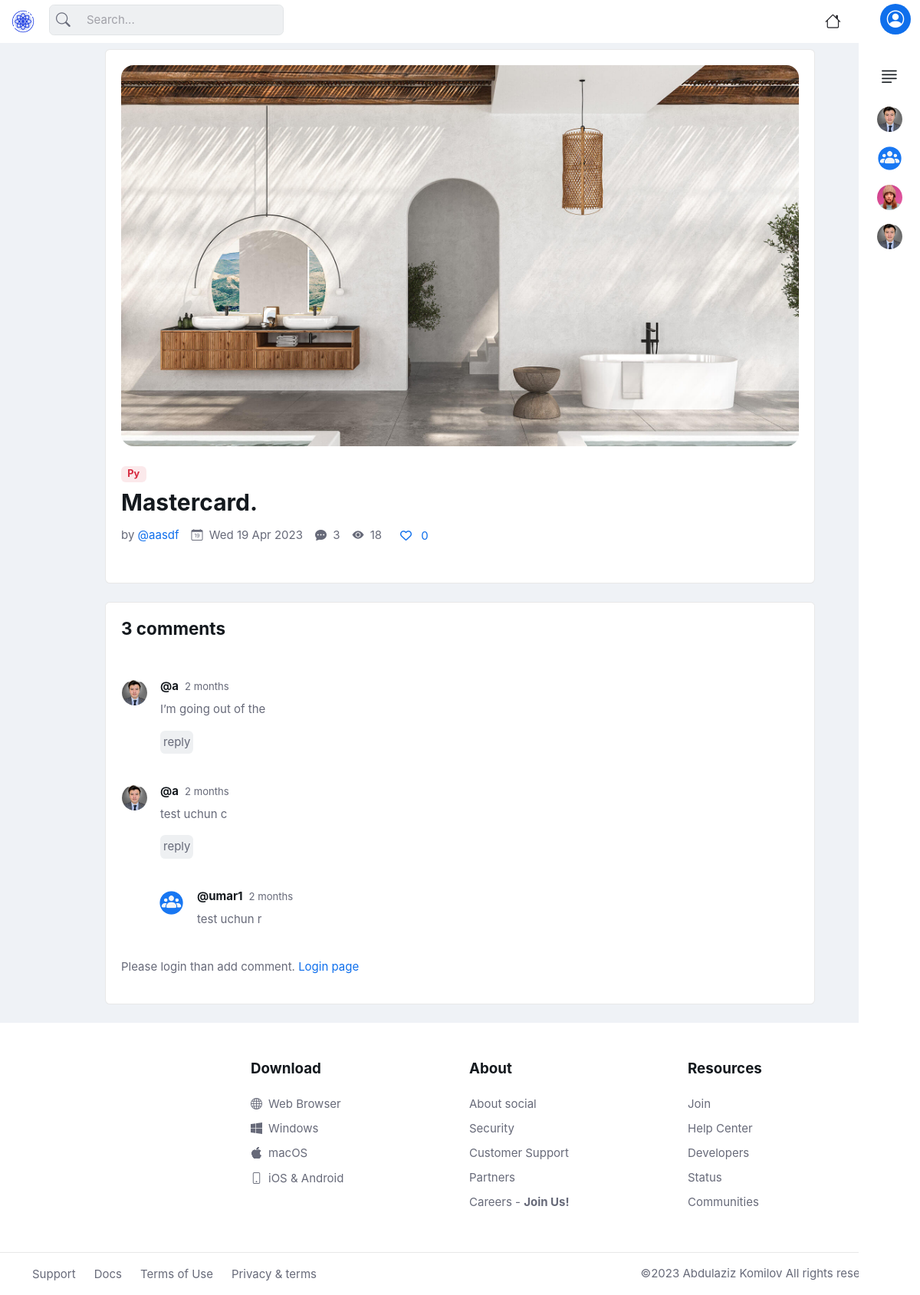
The page /room/1/ on the database its author committed.
### base/models.py (models this page shows, shortened)
class Room(models.Model):
    host = models.ForeignKey(User, on_delete=models.CASCADE)
    topic = models.ForeignKey(Topic, on_delete=models.CASCADE)
    name = models.CharField(max_length=200)
    summary = models.CharField(max_length=300)
    image = models.ImageField(upload_to='room/', blank=True, null=True)
    description = RichTextField(null=True, blank=True)
    participants = models.ManyToManyField(User, related_name='participants', blank=True)
    like = models.ManyToManyField(User, related_name='like', blank=True)
    views = models.IntegerField(default=0)
    updated = models.DateTimeField(auto_now=True)
    created = models.DateTimeField(auto_now_add=True)
    class Meta:
        ordering = ['-created']

class Topic(models.Model):
    name = models.CharField(max_length=200)

class User(AbstractUser):
    username = models.CharField(max_length=255, unique=True)
    email = models.EmailField(max_length=255, blank=True)
    avatar = models.ImageField(null=True, blank=True)
    follower = models.ManyToManyField('User', blank=True)
    USERNAME_FIELD = 'username'
    REQUIRED_FIELDS = []

class Comment(models.Model):
    user = models.ForeignKey(User, on_delete=models.CASCADE)
    room = models.ForeignKey(Room, on_delete=models.CASCADE)
    body = models.TextField(blank=True, null=True)
    parent = models.ForeignKey('self', on_delete=models.CASCADE, null=True, blank=True, related_name='replies')
    updated = models.DateTimeField(auto_now=True)
    created = models.DateTimeField(auto_now_add=True)
    class Meta:
        ordering = ['-updated', '-created']
    @property
    def getReplies(self):
        return Comment.objects.filter(parent=self).reverse()
    @property
    def is_parent(self):
        if self.parent is None:
            return True

### base/views.py (the view)
# urls.py: path('room/<str:pk>/', views.room, name='room'),
def room(request, pk):
    room = get_object_or_404(Room, id=pk)
    comments = room.comment_set.all().order_by('-created')
    comments_count = comments.count()
    participants = room.participants.all()
    if room:
        room.views = room.views + 1
        room.save()
    if request.method == 'POST':
        comment_form = CommentForm(request.POST)
        if comment_form.is_valid():
            body = comment_form.cleaned_data['body']
            try:
                parent = comment_form.cleaned_data['parent']
            except:
                parent=None
        new_comment = Comment(body=body, user=request.user, room=room, parent=parent)
        new_comment.save()
        return redirect('base:room', pk=room.id)
    else:
        comment_form = CommentForm()
    context = {
        'room': room,
        'comment_form': comment_form,
        'comments': comments,
        'comments_count': comments_count,
        'participants': participants,
    }
    return render(request, 'room.html', context)

### base/forms.py
class CommentForm(ModelForm):
    class Meta:
        model = Comment
        fields = ['body','parent']
        widgets = {
            'body' : TextInput(),
        }

### base/views.py (called while the page is built)
def page_name(request):
    url_name = resolve(request.path).url_name
    return {'url_name': url_name}

### templates/room.html (shortened to what this page needs)
{% extends 'base.html' %}
{% load crispy_forms_tags %}
{% block content %}
<div class="container">
    <div class="row g-4">
        <div class="col-lg-10 mx-auto">
            <div class="vstack gap-4">
                <div class="card card-body">
                    {% if room.image %}
                    <div class="card-image">
                        <div class="overflow-hidden w-100">
                            <div class="card-image card-img-top overflow-hidden">
                                <img class="rounded-4" src="{{room.image.url}}" alt="">
                            </div>
                        </div>
                    </div>
                    {% endif %}
                    <div class="mt-4">
                        <a href="#"
                            class="badge bg-danger bg-opacity-10 text-danger mb-2 fw-bold">{{room.topic.name|title}}</a>
                        <h1 class="mb-2 h2">{{room.name|title}}.</h1>
                        <ul class="nav nav-stack gap-3 align-items-center">
                            <li class="nav-item">
                                <div class="nav-link">
                                    by <a href="{% url 'base:user_profile' room.host.id %}"
                                        class="text-primary btn-link">@{{room.host}}</a>
                                </div>
                            </li>
                            <li class="nav-item"> <i class="bi bi-calendar-date pe-1"></i>
                                {{room.created|date:"D d M Y"}}
                            </li>
                            <li class="nav-item"> <i class="bi bi-chat-dots-fill pe-1"></i>
                                {{comments_count}}
                            </li>
                            <li class="nav-item"> <i class="bi bi-eye-fill pe-1"></i>
                                {{room.views}}
                            </li>
                            <li class="nav-item">
                                <a class="" href="{% url 'base:like_room' room.id %}">
                                    <span class="p-0">
                                        <i
                                            class="fa-{% if request.user in room.like.all %}solid{% else %}regular{% endif %} fa-heart cursor-pointer p-2"></i>
                                    </span> {{room.like.all.count}}
                                </a>
                            </li>
                        </ul>
                    </div>
                </div>
                <div class="card">
                    <div class="card-header pb-0 border-0">
                        <h4>{{comments_count}} comments</h4>
                    </div>
                    <div class="card-body">
                        {% for comment in comments %}
                        {% if comment.is_parent %}
                        <div class="my-4 d-flex">
                            {% if comment.user.avatar %}
                            <div class="avatar avatar-xs me-3">
                                <a href="{% url 'base:user_profile' comment.user.id %}">
                                    <img class="avatar-img rounded-circle border border-white"
                                        src="{{comment.user.avatar.url}}" alt="">
                                </a>
                            </div>
                            {% endif %}
                            <div>
                                <div class="mb-2 d-sm-flex">
                                    <h6 class="m-0 me-2">
                                        <a href="{% url 'base:user_profile' comment.user.id %}">
                                            @{{comment.user}}
                                        </a>
                                    </h6>
                                    <span class="me-3 small">{{comment.created|timesince}} </span>
                                </div>
                                <p>{{comment.body}}</p>
                                <p>
                                    <a class="bg-light rounded-2 p-1 text-body" type="button" data-bs-toggle="collapse"
                                        data-bs-target="#collapseExample{{comment.id}}" aria-expanded="false"
                                        aria-controls="collapseExample">
                                        reply
                                    </a>
                                </p>
                            </div>
                        </div>
                        {% endif %}
                        {% for replies in comment.getReplies %}
                        <div class="my-4 d-flex ps-3 ps-md-5">
                            {% if replies.user.avatar %}
                            <div class="avatar avatar-xs me-3">
                                <a href="{% url 'base:user_profile' replies.user.id %}">
                                    <img class="avatar-img rounded-circle border border-white"
                                        src="{{replies.user.avatar.url}}" alt="">
                                </a>
                            </div>
                            {% endif %}
                            <div>
                                <div class="mb-2 d-sm-flex">
                                    <h6 class="m-0 me-2">
                                        <a href="{% url 'base:user_profile' replies.user.id %}">
                                            @{{replies.user}}
                                        </a>
                                    </h6>
                                    <span class="me-3 small">{{replies.created|timesince}} </span>
                                </div>
                                <p>{{replies.body}} </p>
                            </div>
                        </div>
                        {% endfor %}
                        {% endfor %}
                        {% if request.user.is_authenticated %}
                        <hr class="my-4">
                        <div>
                            <h4>Add comment</h4>
                            <form method="post" action="" class="row g-3 mt-2 form-control">
                                {% csrf_token %}
                                <div class="col-12">
                                    <label class="form-label">Your Comment *</label>
                                    {{ comment_form.body|as_crispy_field }}
                                </div>
                                <div class="col-12">
                                    <button type="submit" class="btn btn-primary">Post comment</button>
                                </div>
                            </form>
                        </div>
                        {% else %}
                        <p>Please login than add comment. <a href="{% url 'base:login' %}">Login page</a></p>
                        {% endif %}
                    </div>
                </div>
            </div>
        </div>
        <div class="col-md-2 col-lg-3 col-xxl-4">
            <div class="sidebar-end p-4 bg-mode custom-scrollbar h-100">
                <div class="sidebar-end-alignment d-flex justify-content-center flex-column">
                    <div class="d-flex gap-2 align-items-center">
                        <a class="btn p-0 text-secondary sidebar-end-toggle d-none d-lg-flex">
                            <i class="bi bi-justify-left fs-3"></i>
                        </a>
                    </div>
                    <ul class="list-unstyled">
                        {% for participant in participants%}
                        <li class="mt-3 hstack gap-3 align-items-center position-relative toast-btn"
                            data-target="chatToast2">
                            {% if participant.avatar %}
                            <div class="avatar avatar-xs">
                                <a href="{% url 'base:user_profile' participant.id %}">
                                    <img class="avatar-img rounded-circle border border-white"
                                        src="{{participant.avatar.url}}" alt="">
                                </a>
                            </div>
                            {% endif %}
                        </li>
                        {% endfor %}
                    </ul>
                </div>
            </div>
        </div>
    </div>
</div>
{% endblock %}

### rows shown on the page
Room: image (picture), topic.name "Py", name "Mastercard", host "aasdf", created "Wed 19 Apr 2023", views "18", like.all.count "0"
Comment: user.avatar (picture), user "a", created "2 months", body "I’m going out of the"
Comment: user.avatar (picture), user "a", created "2 months", body "test uchun c"
Comment: user.avatar (picture), user "umar1", created "2 months", body "test uchun r"
User: avatar (picture)
User: avatar (picture)
User: avatar (picture)
User: avatar (picture)

### other values the page prints
{{ comments_count }} "3"
